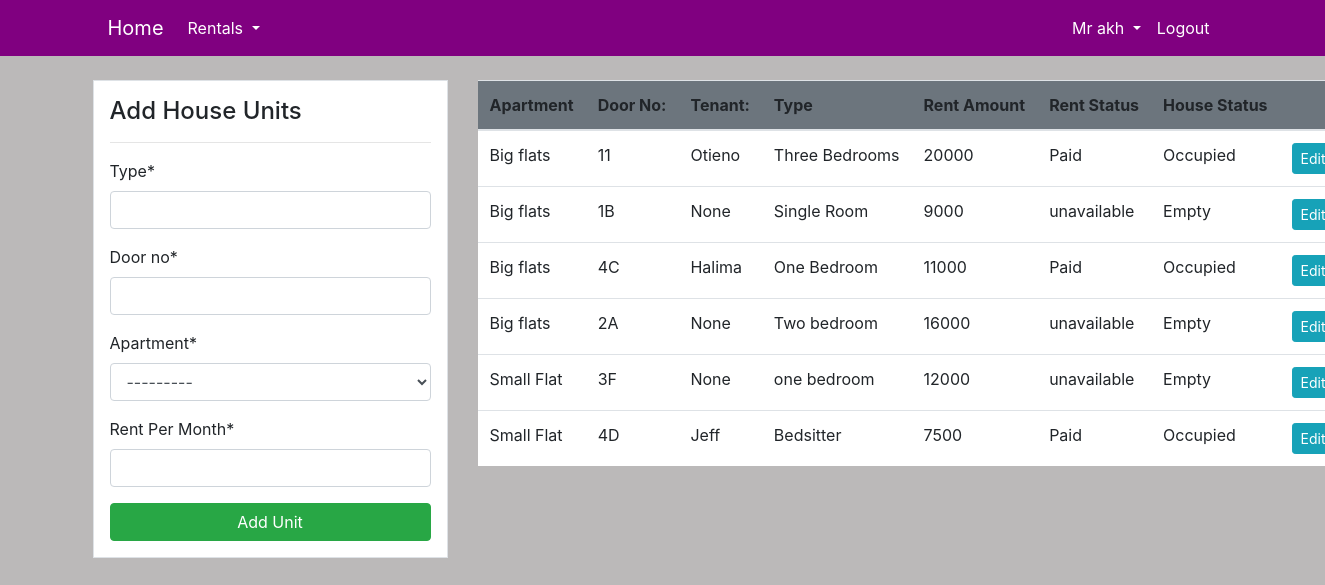
Screenshot of /rental/ (signed in) with the database file from the repository.
### user/models.py (models this page shows, shortened)
class Agent(models.Model):
    name = models.OneToOneField(User, on_delete=models.CASCADE, null=True)
    agt_id = models.IntegerField(unique=True)
    gender = models.CharField(max_length=50, choices=gender)
    phone = models.IntegerField()
    mail = models.EmailField()

class Tenant(models.Model):
    name = models.CharField(max_length=100)
    te_id = models.IntegerField(unique=True)
    phone = models.IntegerField()
    mail = models.EmailField()
    landlord = models.ForeignKey(Landlord, on_delete=models.CASCADE, null=True,  related_name='Landlords')
    def __str__(self):
        return f'{self.name}'

### dashboard/models.py (models this page shows, shortened)
class Unit(models.Model):
    type = models.CharField(max_length=100)
    door_no = models.CharField(max_length=50 )
    apartment = models.ForeignKey(Apartment, on_delete=models.CASCADE, related_name='apartments')
    rent = models.IntegerField()
    tenant = models.OneToOneField(Tenant, on_delete=models.SET_NULL, null=True, blank=True)
    Rent_status = models.CharField(max_length=50, choices=rent_status, default='unavailable' )
    hse_status = models.CharField(max_length=50, choices=unit_status, default='Empty' )
    class Meta:
        unique_together = ('door_no', 'apartment')

class Apartment(models.Model):
    name = models.CharField(max_length=100)
    apt_no = models.CharField(max_length=100, unique=True)
    location = models.CharField(max_length=100)
    landlord = models.ForeignKey(Landlord,  on_delete=models.SET_NULL, null=True, blank=True, related_name='Landlord')
    agent = models.ForeignKey(Agent, on_delete=models.SET_NULL, null=True, blank=True, related_name='Agent')
    def __str__(self):
        return f'{self.name}'

### dashboard/views.py (the view, shortened to what this page needs)
# urls.py: path('rental/', views.rental, name='dashboard-rental'),
@login_required(login_url='user-login')
def rental(request):
    if request.user.groups.filter(name='Landlord').exists():
        landlord = Landlord.objects.get(name = request.user)
        apartments = Apartment.objects.filter(landlord=landlord)
        items = Unit.objects.filter(apartment__in=apartments)
        if request.method == 'POST':
            add_unit_form = unitForm(request.POST or None, user=landlord)
            if add_unit_form.is_valid():
                add_unit_form.save()
                house_name = add_unit_form.cleaned_data.get('door_no')
                messages.success(request, f'House No. {house_name} added successfully')
                return redirect('dashboard-rental')
        else:
            add_unit_form = unitForm()
        context = {
            'items':items,
            'add_unit_form':add_unit_form,
        }
        return render(request, 'dashboard/rental.html', context)
    elif request.user.groups.filter(name='Agent').exists():
        agent = Agent.objects.get(name = request.user)
        apartments = Apartment.objects.filter(agent=agent)
        items = Unit.objects.filter(apartment__in=apartments)
        if request.method == 'POST':
            add_unit_form = unitForm(request.POST)
            if add_unit_form.is_valid():
                add_unit_form.save()
                house_name = add_unit_form.cleaned_data.get('door_no')
                messages.success(request, f'House No. {house_name} has been added')
                return redirect('dashboard-rental')
        else:
            add_unit_form = unitForm()
        context = {
            'items':items,
            'add_unit_form':add_unit_form,
        }
        return render(request, 'dashboard/rental.html', context)

### dashboard/form.py
class unitForm(forms.ModelForm):
    def __init__(self,  *args, **kwargs ):
        user = kwargs.pop('user', None)
        super().__init__(*args, **kwargs)
        if user:
            self.fields['apartment'].queryset = Apartment.objects.filter(landlord=user)
    class Meta:
        model = Unit
        fields = ['type', 'door_no', 'apartment', 'rent']
        labels = {'rent':'Rent Per Month',}

### templates/dashboard/rental.html (shortened to what this page needs)
{% extends 'partials/base.html'%}
{% load crispy_forms_tags %}
{% block content %}
<div class="container" style="padding-left: 0px;">
    <div class="row my-4">
        <div class="col-md-4">
            <div class="border bg-white p-3">
                <h4>Add House Units</h4>
                <hr>
                <form method="POST">
                    {{ add_unit_form|crispy }}
                    <input class="btn btn-success btn-block" type="submit" value="Add Unit">
                </form>
            </div>
        </div>
        <div class="col-md-8">
            <table class="table bg-white" style="white-space: nowrap;">
              <thead class="bg-secondary">
                <tr>
                    <th>Apartment</th>
                    <th>Door No:</th>
                    <th>Tenant:</th>
                    <th>Type</th>
                    <th>Rent Amount</th>
                    <th>Rent Status</th>
                    <th>House Status</th>
                    <th></th>
                  </tr>
                </thead>
                <tbody>
                  {% for item in items %}
                    <tr>
                      <td>{{ item.apartment }}</td>
                      <td>{{ item.door_no }}</td>
                      <td>{{ item.tenant }}</td>
                      <td>{{ item.type }}</td>
                      <td>{{ item.rent }}</td>
                      <td>{{ item.Rent_status }}</td>
                      <td>{{ item.hse_status }}</td>
                      <td>
                        <a class="btn btn-info btn-sm" href="{% url 'dashboard-unit-update' item.id %}">Edit Unit</a>
                    </td>
                    </tr>
                  {% endfor %}
            </tbody>
            </table>
        </div>
    </div>
  </div>
{% endblock %}

### templates/partials/nav.html (shortened to what this page needs)
<nav class="navbar navbar-expand-lg navbar-info" style="background-color: purple;"  >
    <div class="container">
        {% if user.is_authenticated %}
        <a class="navbar-brand text-white" href="{% url 'dashboard-index'%}"> Home</a>
        <div class="collapse navbar-collapse" id="navbarSupportedContent">
            <ul class="navbar-nav mr-auto ">
                <li class="nav-item dropdown ">
                    <a class="nav-link dropdown-toggle text-white" href="#" id="navbarDropdown" role="button" data-toggle="dropdown" aria-haspopup="true" aria-expanded="false">
                      Rentals
                    </a>
                </li>
            </ul>
            {% if request.user.groups.all.0.name == "Landlord" %}
            <ul class="navbar-nav ml-auto">
                <li class="nav-item dropdown ">
                    <a class="nav-link dropdown-toggle text-white" href="#" id="navbarDropdown" role="button" data-toggle="dropdown" aria-haspopup="true" aria-expanded="false">
                        {{ user.landlord.gender }} {{user.username}}
                    </a>
                    <div class="dropdown-menu" aria-labelledby="navbarDropdown">
                      <a class="dropdown-item" href="{% url 'user-profile' %}">My Profile</a>
                      <a class="dropdown-item" href="{% url 'user-agent' %}">My Agent</a>
                    </div>
                </li>
                <li class="nav-item">
                    <a class="nav-link text-white" href="{% url 'user-logout' %}">Logout</a>
                </li>
            </ul>
            {% elif request.user.groups.all.0.name == "Agent" %}
            <ul class="navbar-nav ml-auto">
                <li class="nav-item dropdown ">
                    <a class="nav-link dropdown-toggle text-white" href="#" id="navbarDropdown" role="button" data-toggle="dropdown" aria-haspopup="true" aria-expanded="false">
                        {{ user.agent.gender }} {{user.username}}
                    </a>
                </li>
                <li class="nav-item">
                    <a class="nav-link text-white" href="{% url 'user-logout' %}">Logout</a>
                </li>
            </ul>
            {% endif %}
        {% else %}
            <ul class="navbar-nav ml-auto">
                <li class="nav-item">
                    <a class="nav-link text-white" href="{% url 'user-login' %}">Login</a>
                </li>
            </ul>
        {% endif %}
        </div>
    </div>
</nav>

### static/styles.css (style rules this page uses)
body { background: rgb(187, 185, 185); }

### rows the page displays
Unit: apartment "Big flats", door_no "11", tenant "Otieno", type "Three Bedrooms", rent "20000", Rent_status "Paid", hse_status "Occupied"
Unit: apartment "Big flats", door_no "1B", tenant "None", type "Single Room", rent "9000", Rent_status "unavailable", hse_status "Empty"
Unit: apartment "Big flats", door_no "4C", tenant "Halima", type "One Bedroom", rent "11000", Rent_status "Paid", hse_status "Occupied"
Unit: apartment "Big flats", door_no "2A", tenant "None", type "Two bedroom", rent "16000", Rent_status "unavailable", hse_status "Empty"
Unit: apartment "Small Flat", door_no "3F", tenant "None", type "one bedroom", rent "12000", Rent_status "unavailable", hse_status "Empty"
Unit: apartment "Small Flat", door_no "4D", tenant "Jeff", type "Bedsitter", rent "7500", Rent_status "Paid", hse_status "Occupied"

### other values shown
{{ user.agent.gender }} "Mr"
{{ user.username }} "akh"
